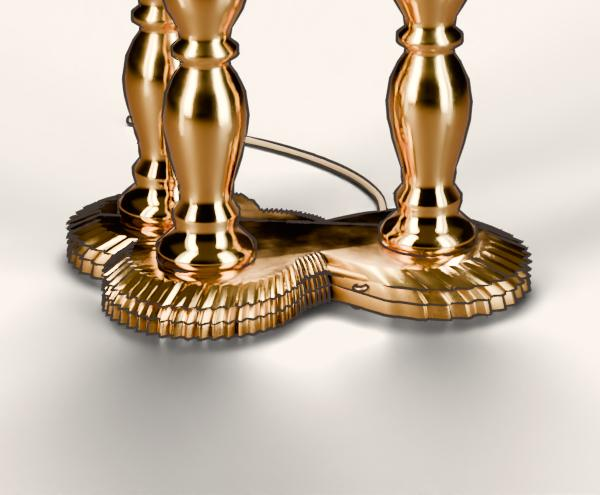
#> input picture blend/cf_base.jpg, 600 x 495 px
$ python shadow.py cf_base.jpg cf_small.jpg
#> lines starting #> are read from the running program, lines starting #| are printed output that depends on the picture; after the words box and inside, x2 and y2 are one past the last pixel; in counts of white or black regions, pixels touching at a corner belong together
"""Soft contact shadow under a transparent render: an ellipse at the bottom of the object's alpha."""
import sys
from PIL import Image, ImageFilter, ImageDraw
import numpy as np
src, dst = sys.argv[1], sys.argv[2]
im = Image.open(src).convert('RGBA'); a = np.asarray(im.getchannel('A'))
#> after `a = np.asarray(im.getchannel('A'))`: a: shape (495, 600); every value is 255
ys, xs = np.nonzero(a > 40); bot = ys.max(); rows = xs[ys > bot - 25]
#> after `bot = ys.max()`: bot = 494
#> after `rows = xs[ys > bot - 25]`: rows = 15000 values, max 599 at index 599, min 0 at index 0, mean 299.5
x0, x1 = float(rows.min()), float(rows.max()); bot = float(bot); cx = (x0 + x1) / 2; w = (x1 - x0) * .62; h = w * .14
#> after `x0, x1 = (float(rows.min()), float(rows.max()))`: x0 = 0; x1 = 599
#> after `cx = (x0 + x1) / 2`: cx = 299.5
#> after `w = (x1 - x0) * 0.62`: w = 371.4
#> after `h = w * 0.14`: h = 51.99
sh = Image.new('L', im.size, 0); ImageDraw.Draw(sh).ellipse([cx - w, bot - h * .6, cx + w, bot + h * .9], fill=120)
#> after `sh = Image.new('L', im.size, 0)`: sh: PIL image 600x495 L; every value is 0
#> after `ImageDraw.Draw(sh).ellipse([cx - w, bot - h * 0.6, cx + w, bot + h * 0`:
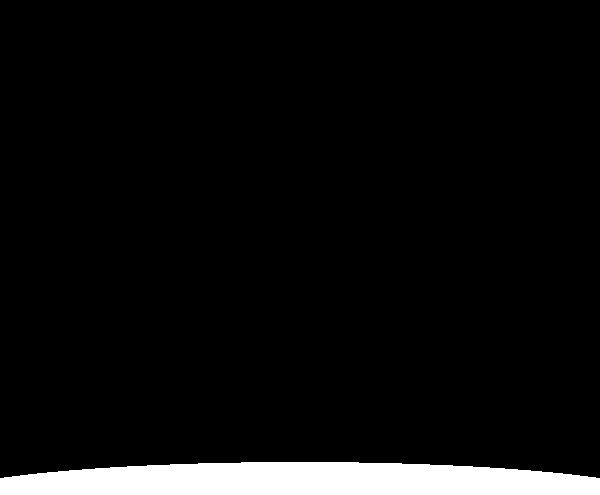
#> sh: PIL image 600x495 L; values 0 (black) and 120 (white), 5.7% white; 1 white region, box (x1, y1, x2, y2) and area: (0, 462, 600, 495) 16910
sh = sh.filter(ImageFilter.GaussianBlur(w * .12))
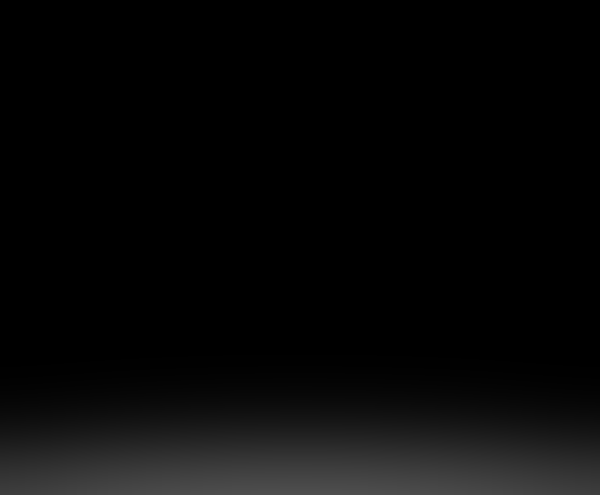
#> sh: PIL image 600x495 L; min 0, max 78, mean 7.9
base = Image.new('RGBA', im.size, (60, 45, 35, 0)); base.putalpha(sh)
#> after `base.putalpha(sh)`:
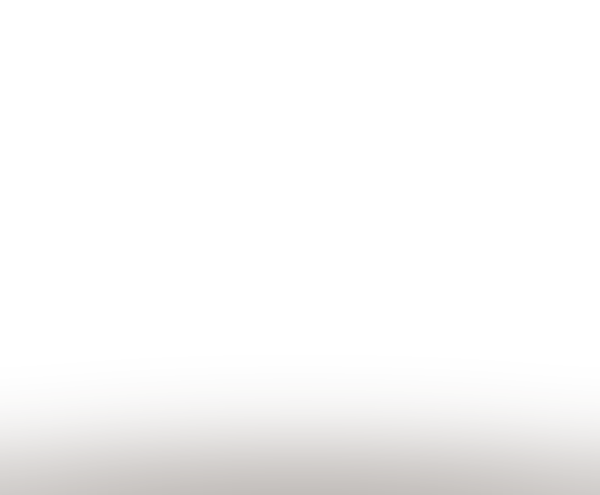
#> base: PIL image 600x495 RGBA; mean R, G, B, A 60, 45, 35, 7.9; transparent parts drawn white
base.alpha_composite(im); base.save(dst)

$ run again, on blend/t_ab.jpg
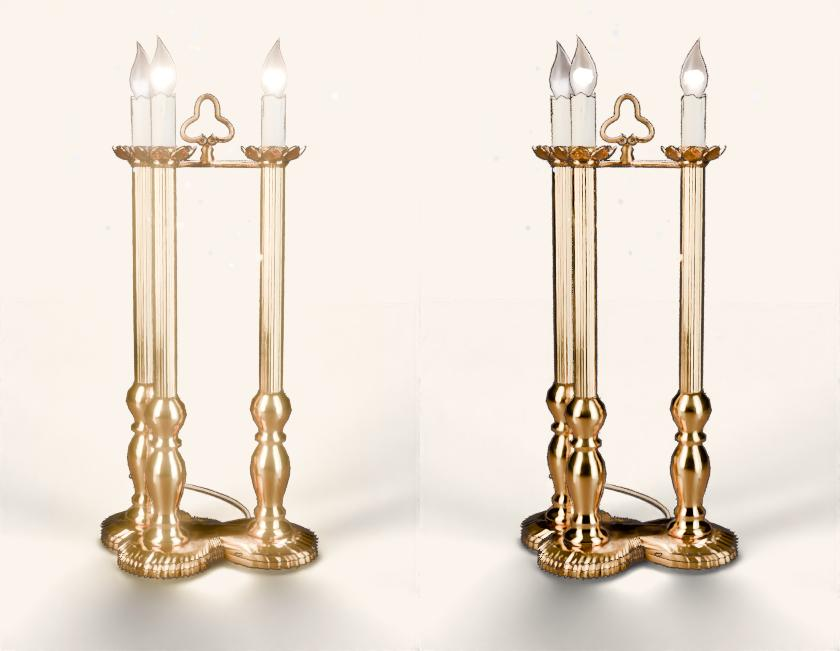
#> input picture blend/t_ab.jpg, 840 x 651 px
#> a: shape (651, 840); every value is 255
#> bot = 650
#> x0 = 0; x1 = 839
#> cx = 419.5
#> w = 520.2
#> h = 72.83
#> `ImageDraw.Draw(sh).ellipse([cx - w, bot - h * 0.6, cx + w, bot + h * 0`:
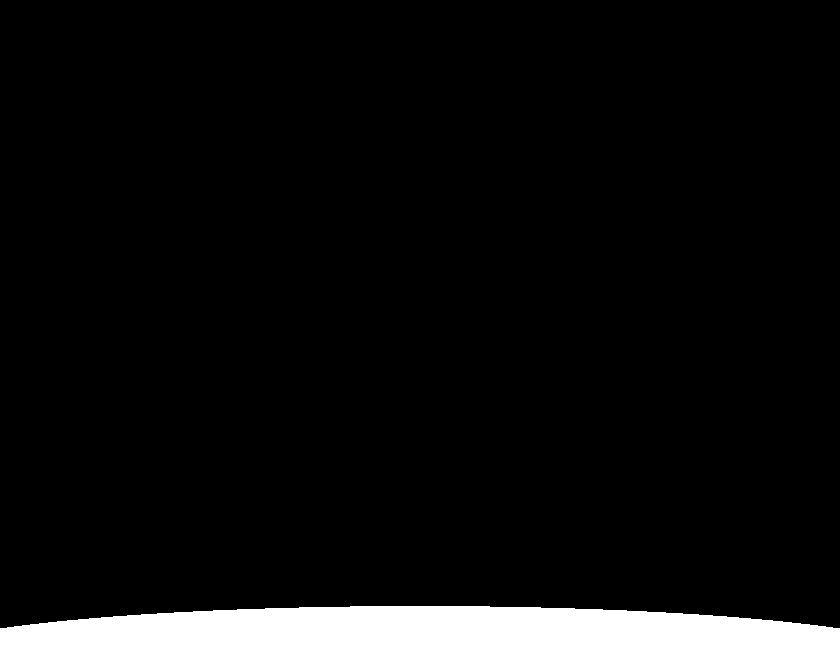
#> sh: PIL image 840x651 L; values 0 (black) and 120 (white), 5.9% white; 1 white region, box (x1, y1, x2, y2) and area: (0, 606, 840, 651) 32158
